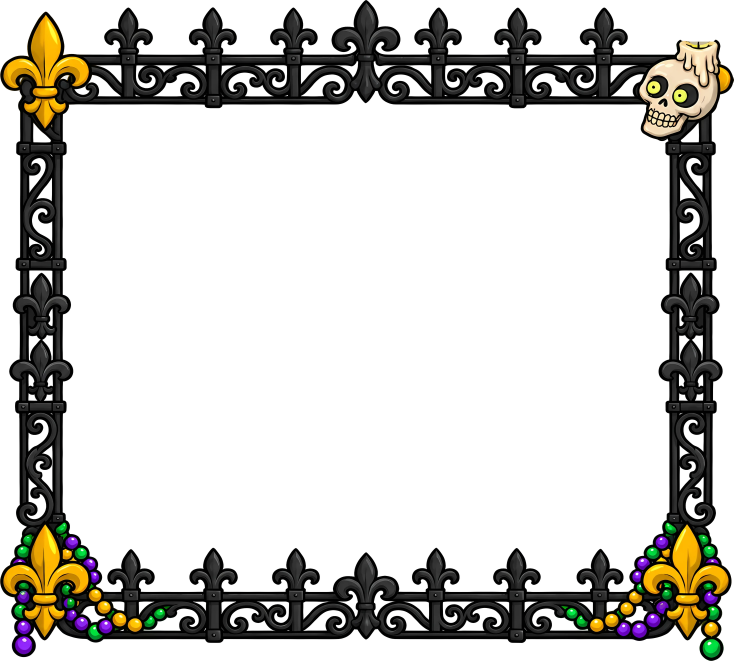
#> input picture frontend/assets/frame.webp, 2200 x 1982 px (shown at 1/3 size)
$ python make_mobile_art.py
#> lines starting #> are read from the running program, lines starting #| are printed output that depends on the picture
"""Phone copies of the pictures a phone shows at well under their pixels (iOS memory, 2026-11-16; review 3 the same day).

    ..\\fallslotsga\\.venv\\Scripts\\python.exe -I tools/nola/make_mobile_art.py

A picture costs width x height x 4 bytes once decoded, whatever its file size, and WebKit decodes the whole file to
draw it however small it is shown. On a phone (index.html: window.MOBILE and a screen no wider than 500 CSS px on its
short side, html.mobart) these copies are used instead; a tablet and the desktop keep the full ones. Each is sized from
the biggest it is ever drawn on a phone - measured at 375x667, 390x844, 844x390, 440x956 and 956x440 @3
(tools/review/memprobe/picfit.py; review 3: through replays of a big win, a bonus and an Extreme Bonus too) - with
headroom, so the browser still draws it by scaling DOWN, as it did the full picture:

  frame.webp, board_back.webp  2200x1982 -> 1400x1261   drawn at most 1281x1268 device px (440x956 portrait)
                                                        (sized by CSS width and height, so the box is the same)
  title_logo.webp              2400x1279 -> 1340x714    drawn at most 1214x647 (the features screen, 440x956);
                                                        html.mobart .ftitle keeps the full file's aspect ratio
  feature_box.webp             840x1074  -> 630x806     drawn at most 571x723 (stretched to its box: 100% 100%)

Review 3 (the owner allowed the phone tier to change a little; these are still drawn scaled down):
  pictures drawn small (the HUD's bonus button, the shop's banners, the scatters' flat icons) at about twice the biggest
  a phone draws them - so the browser still halves them, the way it drew the full file 3-5x down; the win screens'
  lettering and splashes, the bonus intro's lettering and the panels' frames (border-image: the slices are fractions,
  so a copy draws the same edge) at 1.1-1.2x their biggest. The table is JOBS below; litediff.py checks them.

Two copies are cut down to what is drawn (same pixels, less to decode):
  board_back.webp  the lite copy cropped to its opaque box (CSS: html.mobart #paintback, the box fractions printed below)
  frame.webp       the lite copy as four bars round its clear middle (frame_top/bottom/left/right.webp; the middle is
                   half the picture and wholly transparent) - index.html lays them on the frame's box

Written to frontend/assets/mobile/lite/ under the same names. Lanczos, WebP at quality 94 (alpha lossless).
"""
from pathlib import Path
from PIL import Image
import numpy as np

ROOT = Path(__file__).resolve().parents[2]
SRC = ROOT / "frontend" / "assets"
OUT = SRC / "mobile" / "lite"
OPTS = dict(quality=94, method=6, alpha_quality=100)
JOBS = [   # (file under assets/, new width, new height)
    ("frame.webp", 1400, 1261),
    ("board_back.webp", 1400, 1261),
    ("title_logo.webp", 1340, 714),
    ("feature_box.webp", 630, 806),
]
# review 3: (file, new width) - the height keeps the file's aspect ratio. Sizes from tools/review/memprobe/picfit.py and
# research/ios_memory_3/picmax.txt (the biggest box each is drawn into on a phone, device px)
JOBS3 = [
    ("bonus_btn_text.webp", 760),   # the HUD's BONUS (<= 225 px) and the bonus intro's title (<= ~660 px)
    ("bonus_btn_bg.webp", 460),     # the HUD's bonus button (<= 225 px)
    ("xbonus_text.webp", 760),      # the Extreme Bonus intro's title (<= ~660 px)
    ("tier_bg.webp", 1360),         # BIG / MEGA / XTREME's splash (<= ~1160 px)
    ("total_bg.webp", 1360),        # the win figure's sweep (<= ~1180 px)
    ("big_win.webp", 1200), ("mega_win.webp", 1200), ("xtreme_win.webp", 1200), ("total_win.webp", 1200),   # (<= ~1030 px)
    ("info_panel.webp", 960),       # border-image (4.9% 6.25% / 20px): its 100 px slices drawn 60 px -> 60 px
    ("bonus_panel.webp", 1350),     # the shop's panel (border-image the same way)
    ("bonus/banner_fs.webp", 1020), ("bonus/banner_xfs.webp", 1020), ("bonus/banner_boost.webp", 1020),   # (<= 506 px)
    ("flat/BS.webp", 480), ("flat/ES.webp", 480),   # the scatters' flat icons (<= 240 px; the dissolves cut 132)
    ("vnum/border.webp", 480),      # the Multi values' stitched border (<= 235 px)
]


def rgba(im):
    im.load()
    return im.convert("RGBA" if im.mode in ("RGBA", "LA", "P") or "transparency" in im.info else "RGB")


def clear_rect(a):
    """The biggest wholly transparent rectangle round the middle of an alpha plane (grown from the centre lines)."""
    op = a > 0
    H, W = op.shape
    cy, cx = H // 2, W // 2
    l = r = cx
    while l > 0 and not op[cy, l - 1]: l -= 1
    while r < W - 1 and not op[cy, r + 1]: r += 1
    t = b = cy
    while t > 0 and not op[t - 1, cx]: t -= 1
    while b < H - 1 and not op[b + 1, cx]: b += 1
    while op[t:b + 1, l:r + 1].any():
        s = {"l": op[t:b + 1, l].sum(), "r": op[t:b + 1, r].sum(), "t": op[t, l:r + 1].sum(), "b": op[b, l:r + 1].sum()}
        k = max(s, key=s.get)
        if k == "l": l += 1
        elif k == "r": r -= 1
        elif k == "t": t += 1
        else: b -= 1
    return l, t, r + 1, b + 1   # [l, r) x [t, b)


def main():
    made = {}
    for name, w, h in JOBS:
        im = rgba(Image.open(SRC / name)).resize((w, h), Image.LANCZOS)
#> in rgba, im is the input picture: PIL image 2200x1982 RGBA; mean R, G, B, A 13.3, 11.8, 7.8, 64.1
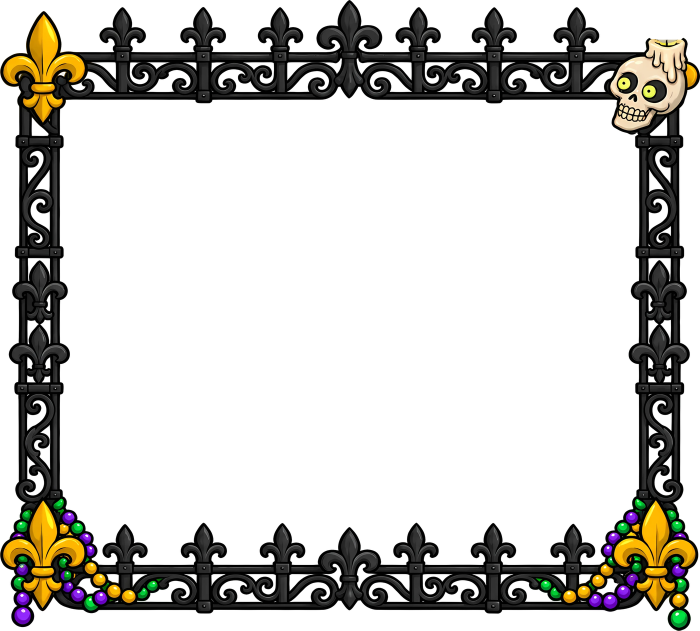
#> im: PIL image 1400x1261 RGBA (shown at 1/2 size); mean R, G, B, A 13.1, 11.7, 7.7, 64.1; transparent parts drawn white
        made[name] = im
        out = OUT / name
        out.parent.mkdir(parents=True, exist_ok=True)
        if name == "board_back.webp":   # cropped to what it draws: its opaque box
            x0, y0, x1, y1 = im.getbbox()
            im.crop((x0, y0, x1, y1)).save(out, "WEBP", **OPTS)
            print(f"  board_back crop {x0},{y0} {x1 - x0}x{y1 - y0} of {w}x{h}: left {x0 / w:.5f} top {y0 / h:.5f} "
                  f"width {(x1 - x0) / w:.5f} height {(y1 - y0) / h:.5f}")
        else:
            im.save(out, "WEBP", **OPTS)
#> (the run stopped early here; a loop or call above may not have finished)

$ run again, with frontend/assets/bet_plus.webp copied over frontend/assets/frame.webp
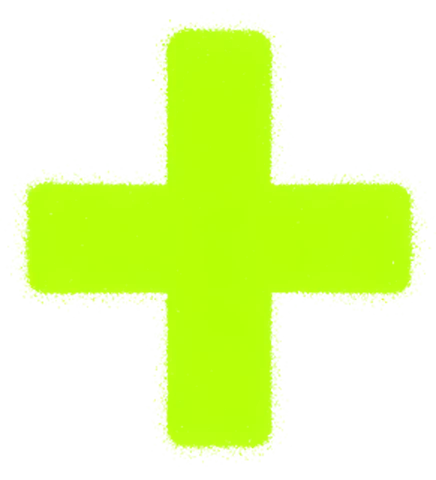
#> input picture frontend/assets/bet_plus.webp, 436 x 480 px
#> in rgba, im is the input picture: PIL image 436x480 RGBA; mean R, G, B, A 99.5, 126.1, 30.5, 92.5
#> in main, `im = rgba(Image.open(SRC / name)).resize((w, h), Image.LANCZOS)`:
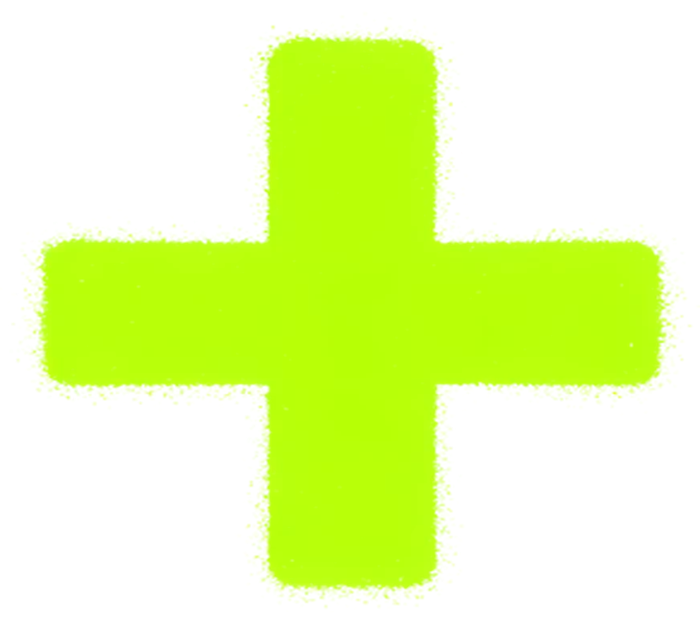
#> im: PIL image 1400x1261 RGBA (shown at 1/2 size); mean R, G, B, A 84.4, 110.8, 16.1, 92.6; transparent parts drawn white
